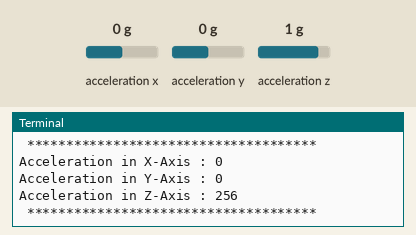
Simulated run of this program. Board: Raspberry Pi (BCM pin numbers). Shown: the last lines printed to the terminal. The inputs (shaded band) are chosen by the test bench; at power-on: acceleration x 0 g, acceleration y 0 g, acceleration z 1 g.

Above: at 1.2 s.
1.3 s: acceleration x set to -1.4 g
2.8 s: acceleration y set to -1.4 g
At 3.6 s:
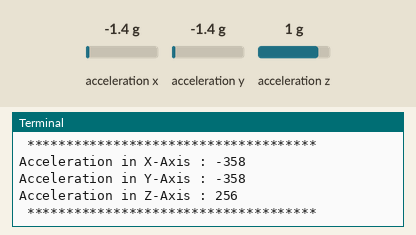
4.3 s: acceleration z set to -1.4 g
At 5.5 s:
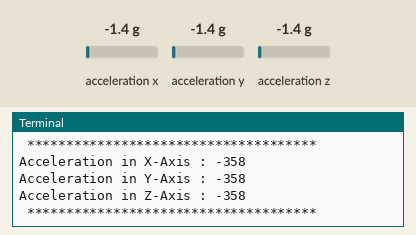

Measured:
- after the input at 2.8 s, the terminal: prints a new line after 0.32 s (image 1)
- after the input at 4.3 s, the terminal: prints a new line after 0.83 s (image 2)

The program:

ADXL345.py
```python
# (licence header left out)
import smbus
import time

# Get I2C bus
bus = smbus.SMBus(1)

# I2C Address of the device
ADXL345_DEFAULT_ADDRESS			= 0x53

# ADXL345 Register Map
ADXL345_REG_DEVID				= 0x00 # Device ID
ADXL345_REG_THRESH_TAP			= 0x1D # Tap Threshold
ADXL345_REG_TAP_AXES			= 0x2A # Axis control for single tap/double tap
ADXL345_REG_ACT_TAP_STATUS		= 0x2B # Source of single tap/double tap
ADXL345_REG_BW_RATE				= 0x2C # Data rate and power mode control
ADXL345_REG_POWER_CTL			= 0x2D # Power-saving features control
ADXL345_REG_DATA_FORMAT			= 0x31 # Data Format Register
ADXL345_REG_DATAX0				= 0x32 # X-axis data 0
ADXL345_REG_DATAX1				= 0x33 # X-axis data 1
ADXL345_REG_DATAY0				= 0x34 # Y-axis data 0
ADXL345_REG_DATAY1				= 0x35 # Y-axis data 1
ADXL345_REG_DATAZ0				= 0x36 # Z-axis data 0
ADXL345_REG_DATAZ1				= 0x37 # Z-axis data 1

# ADXL345 Datarate Configuration
ADXL345_DATARATE_0_10_HZ		= 0x00 # Datarate = 0.1 Hz
ADXL345_DATARATE_0_20_HZ		= 0x01 # Datarate = 0.2 Hz
ADXL345_DATARATE_0_39_HZ		= 0x02 # Datarate = 0.39 Hz
ADXL345_DATARATE_0_78_HZ		= 0x03 # Datarate = 0.78 Hz
ADXL345_DATARATE_1_56_HZ		= 0x04 # Datarate = 1.56 Hz
ADXL345_DATARATE_3_13_HZ		= 0x05 # Datarate = 3.13 Hz
ADXL345_DATARATE_6_25HZ			= 0x06 # Datarate = 6.25 Hz
ADXL345_DATARATE_12_5_HZ		= 0x07 # Datarate = 12.5 Hz
ADXL345_DATARATE_25_HZ			= 0x08 # Datarate = 25 Hz
ADXL345_DATARATE_50_HZ			= 0x09 # Datarate = 50 Hz
ADXL345_DATARATE_100_HZ			= 0x0A # Datarate = 100 Hz
ADXL345_DATARATE_200_HZ			= 0x0B # Datarate = 200 Hz
ADXL345_DATARATE_400_HZ			= 0x0C # Datarate = 400 Hz
ADXL345_DATARATE_800_HZ			= 0x0D # Datarate = 800 Hz
ADXL345_DATARATE_1600_HZ		= 0x0E # Datarate = 1600 Hz
ADXL345_DATARATE_3200_HZ		= 0x0F # Datarate = 3200 Hz

# ADXL345 Mode Configuration
ADXL345_SLP_DSBL_EN				= 0x80 # Auto Sleep Enable
ADXL345_SLP_DSBL_DS				= 0x00 # Auto Sleep Disable
ADXL345_MSRE_STNADBY			= 0x00 # Stand-by Mode
ADXL345_MSRE_MSREMNT			= 0x08 # Measurement Mode
ADXL345_SLEEP_DS				= 0x00 # Sleep bit disable
ADXL345_SLEEP_EN				= 0x04 # Sleep Enable
ADXL34_WAKEUP_8					= 0x00 # Reading Frequency in Sleep Mode = 8
ADXL34_WAKEUP_4					= 0x01 # Reading Frequency in Sleep Mode = 4
ADXL34_WAKEUP_2					= 0x02 # Reading Frequency in Sleep Mode = 2
ADXL34_WAKEUP_1					= 0x03 # Reading Frequency in Sleep Mode = 1

# ADXL345 Range Configuration
ADXL345_RANGE_2_G				= 0x00 # +/- 2g (default)
ADXL345_RANGE_4_G				= 0x01 # +/- 4g
ADXL345_RANGE_8_G				= 0x02 # +/- 8g
ADXL345_RANGE_16_G				= 0x03 # +/- 16g

# ADXL345 Data Output Configuration
ADXL345_SELFTEST_DS				= 0x00 # Self-Test Disable
ADXL345_SELFTEST_EN				= 0x80 # Self-Test Enable
ADXL345_SPI_3					= 0x40 # 3-Wire Interface
ADXL345_SPI_4					= 0x00 # 4-Wire Interface
ADXL345_FULL_RES_EN				= 0x08 # Full-Resolution Enable
ADXL345_FULL_RES_DS				= 0x00 # Full-Resolution Disable, 10-bit

class ADXL345():
	def __init__(self):
		self.select_datarate()
		self.select_range()
		self.enable_measurement()

	def select_datarate(self):
		"""Select the data rate of the accelerometer from the given provided values"""
		DATARATE_CONFIG = (ADXL345_DATARATE_100_HZ)
		bus.write_byte_data(ADXL345_DEFAULT_ADDRESS, ADXL345_REG_BW_RATE, DATARATE_CONFIG)

	def select_range(self):
		"""Select the range of the accelerometer from the given provided values"""
		RANGE = (ADXL345_SELFTEST_DS | ADXL345_SPI_4 | ADXL345_FULL_RES_DS | ADXL345_RANGE_2_G)
		bus.write_byte_data(ADXL345_DEFAULT_ADDRESS, ADXL345_REG_DATA_FORMAT, RANGE)

	def enable_measurement(self):
		"""Select the mode of the accelerometer from the given provided values"""
		MODE = (ADXL345_SLP_DSBL_DS | ADXL345_MSRE_MSREMNT)
		bus.write_byte_data(ADXL345_DEFAULT_ADDRESS, ADXL345_REG_POWER_CTL, MODE)

	def readAccl(self):
		"""Read data back from ADXL345_REG_DATAX0(0x32), 2 bytes
		X-Axis LSB, X-Axis MSB"""
		data0 = bus.read_byte_data(ADXL345_DEFAULT_ADDRESS, ADXL345_REG_DATAX0)
		data1 = bus.read_byte_data(ADXL345_DEFAULT_ADDRESS, ADXL345_REG_DATAX1)

		# Convert the data to 10-bits
		xAccl = ((data1 & 0x03) * 256) + data0
		if xAccl > 511 :
			xAccl -= 1024

		"""Read data back from ADXL345_REG_DATAY0(0x34), 2 bytes
		Y-Axis LSB, Y-Axis MSB"""
		data0 = bus.read_byte_data(ADXL345_DEFAULT_ADDRESS, ADXL345_REG_DATAY0)
		data1 = bus.read_byte_data(ADXL345_DEFAULT_ADDRESS, ADXL345_REG_DATAY1)

		# Convert the data to 10-bits
		yAccl = ((data1 & 0x03) * 256) + data0
		if yAccl > 511 :
			yAccl -= 1024

		"""Read data back from ADXL345_REG_DATAZ0(54), 2 bytes
		Z-Axis LSB, Z-Axis MSB"""
		data0 = bus.read_byte_data(ADXL345_DEFAULT_ADDRESS, ADXL345_REG_DATAZ0)
		data1 = bus.read_byte_data(ADXL345_DEFAULT_ADDRESS, ADXL345_REG_DATAZ1)

		# Convert the data to 10-bits
		zAccl = ((data1 & 0x03) * 256) + data0
		if zAccl > 511 :
			zAccl -= 1024

		return {"x": xAccl, "y": yAccl, "z": zAccl}

from ADXL345 import ADXL345
adxl345 = ADXL345()

while True:
	adxl345.select_datarate()
	adxl345.select_range()
	adxl345.enable_measurement()
	time.sleep(0.1)
	axes = adxl345.readAccl()
	print "Acceleration in X-Axis : %d" %(axes['x'])
	print "Acceleration in Y-Axis : %d" %(axes['y'])
	print "Acceleration in Z-Axis : %d" %(axes['z'])
	print " ************************************* "
	time.sleep(0.9)
```
